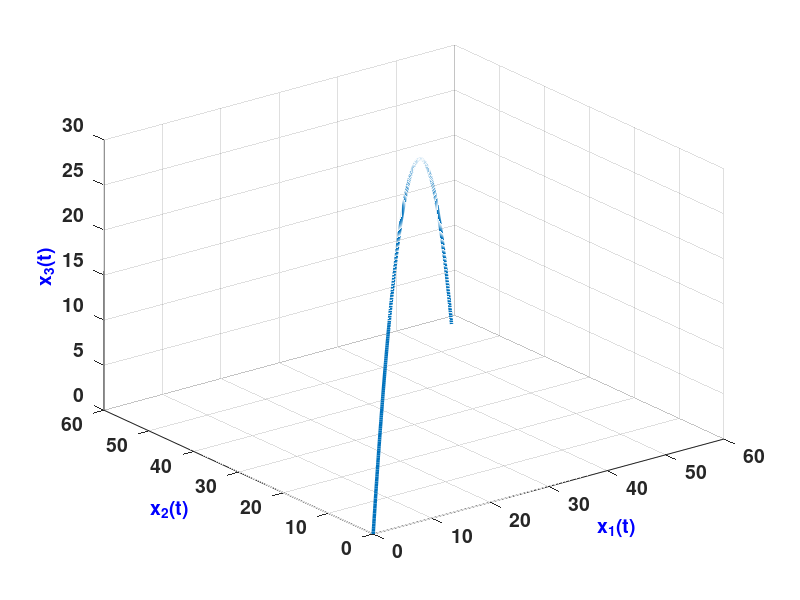
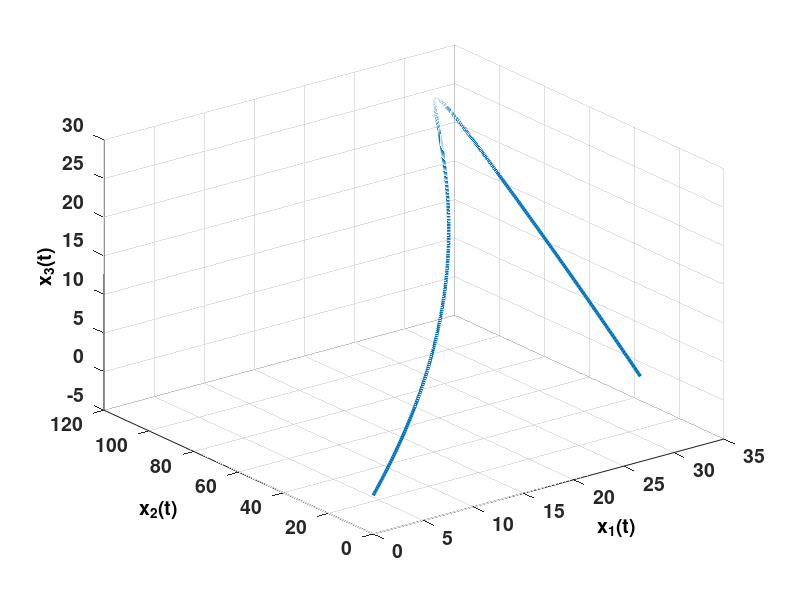

MATLAB code for these plots, in order:
t=0:0.1:48;
x=1.20*t;
y=1.20*t;
z=2.40*t-0.05*t.^2;
figure(1)
plot3(x,y,z,'LineWidth',2.5)
set(gca,'FontSize',14, 'FontWeight','bold') 
 xlabel('x_1(t)','FontSize',14,'FontWeight','bold','Color','b')
 ylabel('x_2(t)','FontSize',14,'FontWeight','bold','Color','b')
 zlabel('x_3(t)','FontSize',14,'FontWeight','bold','Color','b')
 axis([0 60 0 60 0 30])
grid
t=0:0.1:48;
x=1.20*t.*cos(0.020*t);
y=3.60*t.*sin(0.062*t);
z=2.40*t-0.05*t.^2;
figure(2)
plot3(x,y,z,'LineWidth',2.5)
set(gca,'FontSize',14, 'FontWeight','bold') 
 xlabel('x_1(t)','FontSize',14,'FontWeight','bold','Color','k')
 ylabel('x_2(t)','FontSize',14,'FontWeight','bold','Color','k')
 zlabel('x_3(t)','FontSize',14,'FontWeight','bold','Color','k')
 %axis([0 60 0 60 0 30])
grid